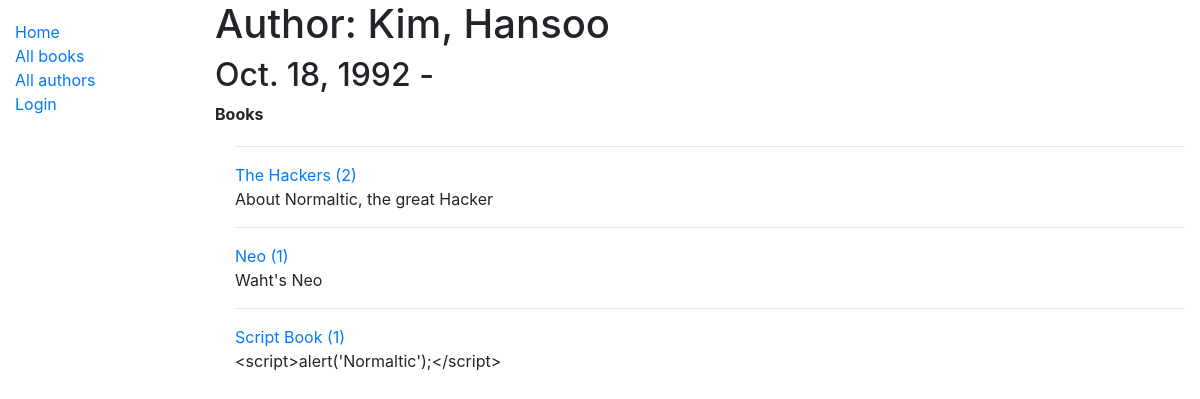
The app's page /catalog/author/1 with its own data.
### catalog/models.py (models this page shows, shortened)
class Author(models.Model):
    first_name = models.CharField(max_length=100)
    last_name = models.CharField(max_length=100)
    date_of_birth = models.DateField(null=True, blank=True)
    date_of_death = models.DateField('Died', null=True, blank=True)
    class Meta:
        ordering = ['last_name', 'first_name']

class Book(models.Model):
    title = models.CharField(max_length=200)
    author = models.ForeignKey('Author', on_delete=models.SET_NULL, null=True)
    summary = models.TextField(max_length=1000, help_text='Enter a brief description of the book')
    isbn = models.CharField('ISBN', max_length=13, help_text='13 Character <a href="https://www.isbn-international.org/content/what-isbn">ISBN number</a>')
    genre = models.ManyToManyField(Genre, help_text='Select a genre for this book')
    def get_abolute_url(self):
        return reverse('book-detail', args=[str(self.id)])
    def display_genre(self):
        return ', '.join(genre.name for genre in self.genre.all()[:3])
    display_genre.short_description = 'Genre'

### catalog/views.py (the view)
# urls.py: path('author/<int:pk>', views.AuthorDetailView.as_view(), name='author-detail'),
class AuthorDetailView(generic.DetailView):
    model = Author

### catalog/templates/catalog/author_detail.html
{% extends "base_generic.html" %}
{% block content %}
  <h1>Author: {{ author.last_name }}, {{ author.first_name}}</h1>
  <h2>{{ author.date_of_birth }} - {% if author.date_of_death %}{{ author.date_of_death }}{% endif %}</h2>
  <p><strong>Books</strong></p>
  <div style="margin-left:20px;margin-top:20px">
  {% for book in author.book_set.all %}
  <hr><a href="{{ book.get_abolute_url }}">{{ book.title }} ({{ book.bookinstance_set.all.count }})</a>
  <p>{{ book.summary }}</p>
  {% endfor %}
</div>
{% endblock %}

### records on screen
Author: last_name "Kim", first_name "Hansoo", date_of_birth "Oct. 18, 1992"
Book: title "The Hackers", bookinstance_set.all.count "2", summary "About Normaltic, the great Hacker"
Book: title "Neo", bookinstance_set.all.count "1", summary "Waht's Neo"
Book: title "Script Book", bookinstance_set.all.count "1", summary "<script>alert('Normaltic');</script>"
